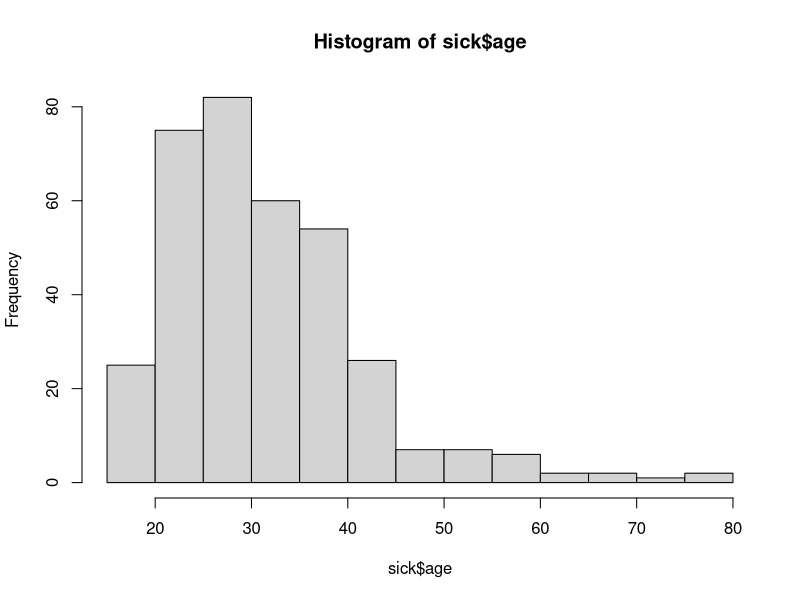
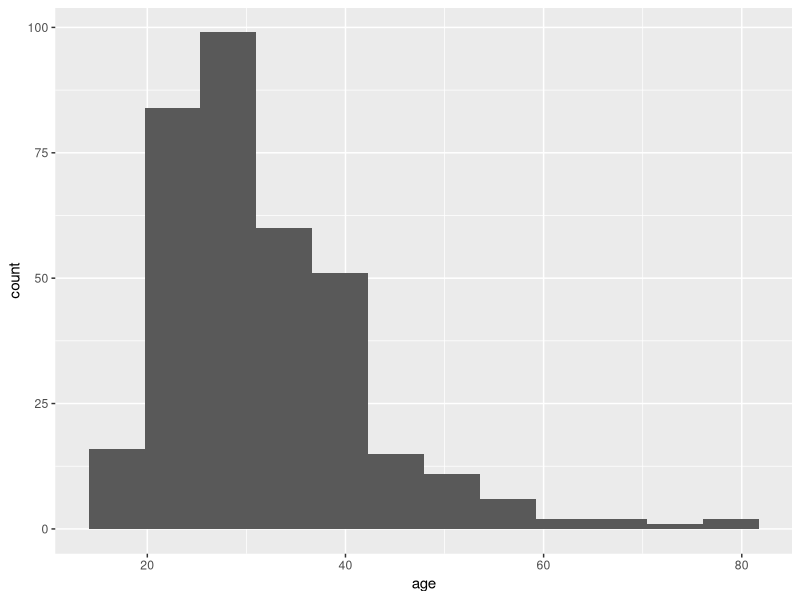
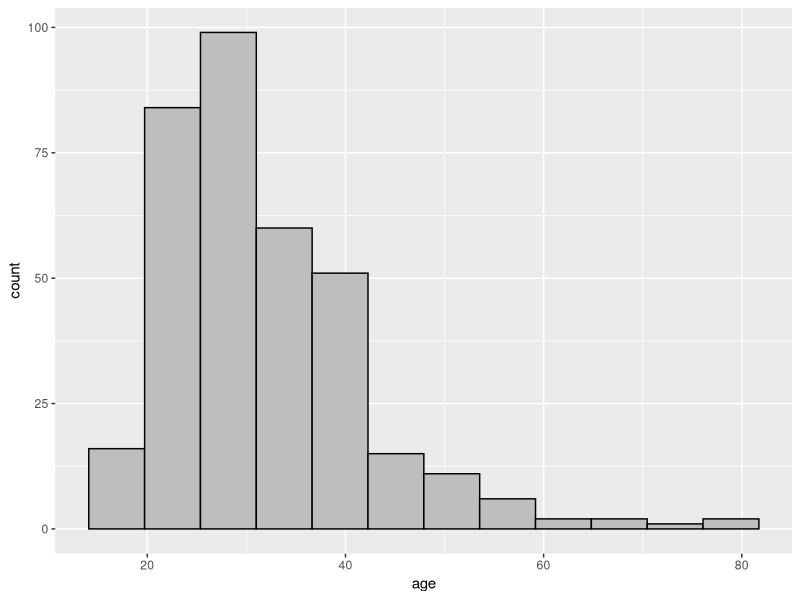
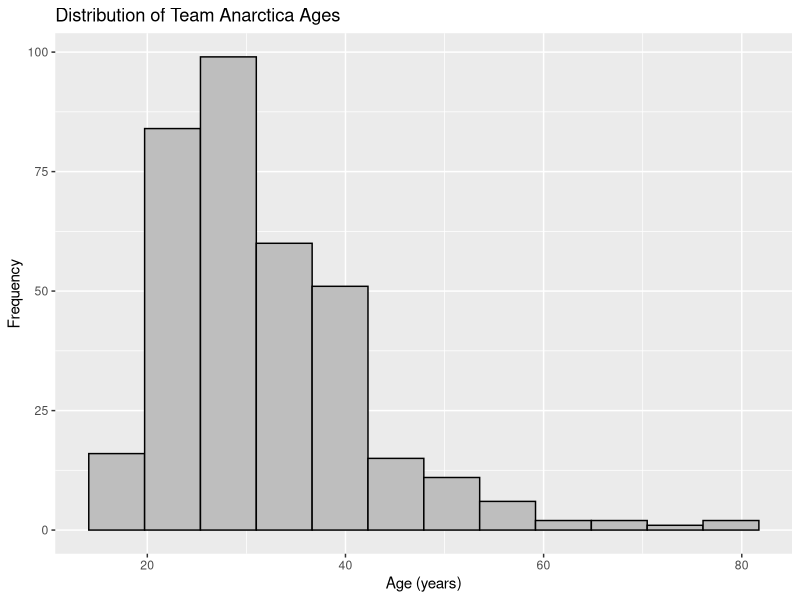
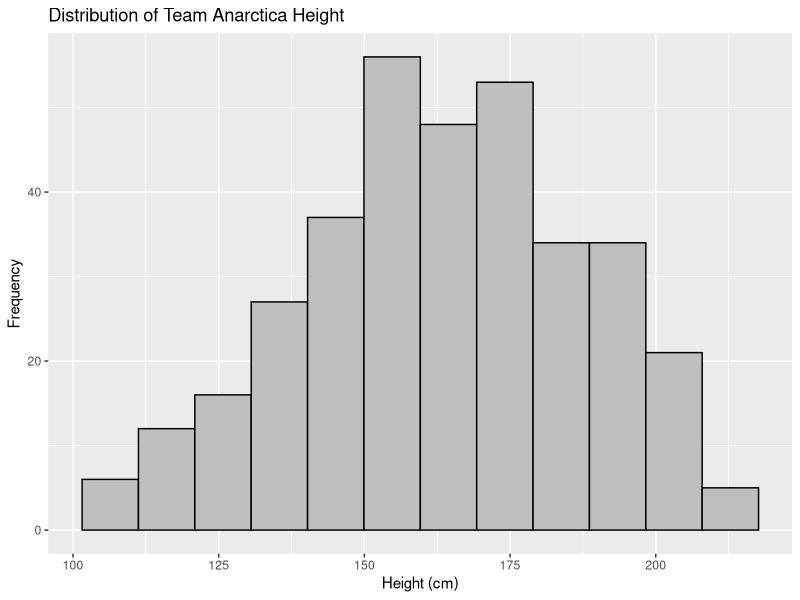
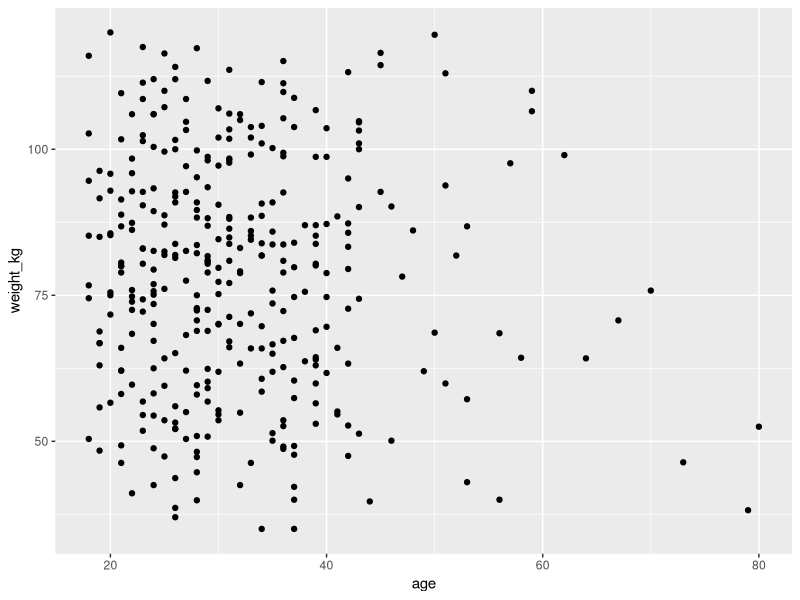
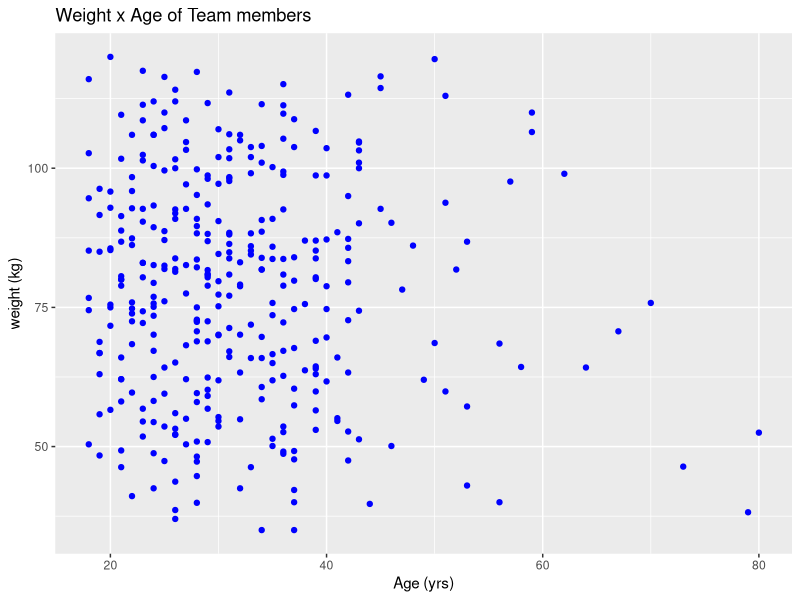
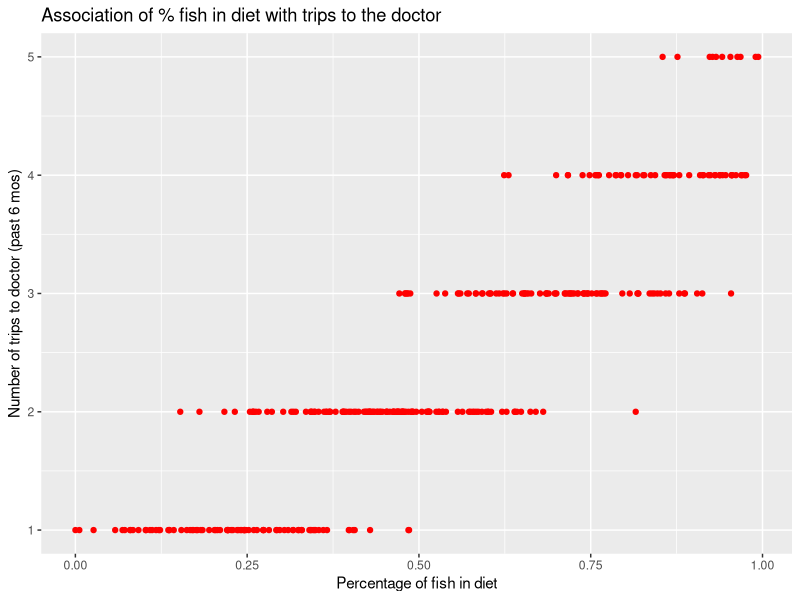

Source code (R) for these figures, in order:
## ---- chunk 1
knitr::opts_chunk$set(echo = TRUE)
## ---- chunk 2

library(tidyverse)

sick<-read_csv("sick_data.csv")
sick

## ---- chunk 3
hist(sick$age)


## ---- chunk 4

# Data set: "data=sick"              (the data set)
# Aesthetics: "mapping=aes(x=age)"   (the stuff you see)
# Geoms: "geom_histogram()"          (what type of plot)

# Notice that the "+" is used to chain functions together in ggplot

ggplot(data=sick, mapping=aes(x=age))+ 
  geom_histogram(bins=12)

# 'bins' refers to the number of ranges data can fall in
## ---- chunk 5

ggplot(data=sick, mapping=aes(x=age))+
  geom_histogram(bins=12, color="black", fill="grey")
## ---- chunk 6

ggplot(data=sick, mapping=aes(x=age))+
  geom_histogram(bins=12, color="black", fill="grey")+
  labs(title="Distribution of Team Anarctica Ages", 
       x="Age (years)", 
       y="Frequency")



## ---- chunk 7

ggplot(data=sick, mapping=aes(x=height_cm))+
  geom_histogram(bins=12, color="black", fill="grey")+
  labs(title="Distribution of Team Anarctica Height", 
       x="Height (cm)", 
       y="Frequency")


## ---- chunk 8


ggplot(data=sick, mapping=aes(x=age, y=weight_kg))+
  geom_point()


## ---- chunk 9

ggplot(data=sick, mapping=aes(x=age, y=weight_kg))+
  geom_point(color="blue")+
  labs(title="Weight x Age of Team members", 
       x="Age (yrs)", 
       y="weight (kg)")


## ---- chunk 10

ggplot(data=sick, mapping=aes(x=perc_fish, y=doctor_trips))+
  geom_point(color="red")+
  labs(title="Association of % fish in diet with trips to the doctor", 
       x="Percentage of fish in diet", 
       y="Number of trips to doctor (past 6 mos)")


## ---- chunk 11

drVisits<-sick %>% group_by(sex) %>%
  summarize(meanVisits=mean(doctor_trips))

drVisits

## ---- chunk 12

ggplot(data=drVisits, mapping=aes(x=sex, y=meanVisits))+
  geom_bar(stat="identity")


## ---- chunk 13

ggplot(data=drVisits, mapping=aes(x=sex, y=meanVisits, fill=sex))+
  geom_bar(stat="identity")+
  labs(title="Average doctor visits by sex", 
       x="Sex", 
       y="Average dr visits, last 6 months")


## ---- chunk 14

cliDsPsy<-sick %>% 
  filter(specialties=="Climatology" | 
           specialties=="Data Science" | 
           specialties=="Psychology") %>%
  group_by(specialties) %>% 
  summarize(avgPlant=mean(perc_plant))



ggplot(data=cliDsPsy, mapping=aes(x=specialties, y=avgPlant, fill=specialties))+
  geom_bar(stat="identity")+
  labs(title="Plant consumption among Aquaculture, Geology, and Psycology Specialists", 
       x="Specialty", 
       y="Average percent of plant intake in diet")


## ---- chunk 15

ageHist<-ggplot(data=sick, mapping=aes(x=age))+
  geom_histogram(bins=12,color="black", fill="grey")+
  labs(title="Age distributiuon of team members", x="Age(years)", y="Distribution")

ggsave("ageHistPlot.jpg", ageHist)


